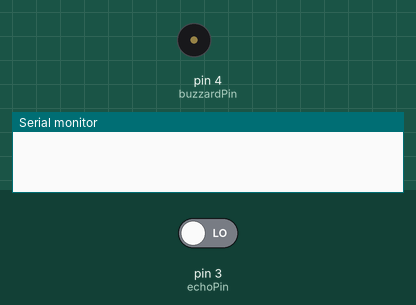
Bench run of a sketch on a simulated Arduino Uno, built with avr-gcc and run on an emulated ATmega328P. Parts: buzzer (waves = sounding, pin HIGH), the last lines printed to the serial monitor. The test bench sets the inputs (shaded band); at power-on: pin 3 (echoPin) LOW. Pins used as bus, display or sensor lines are not drawn.

Above: at 0.1 s.
At 1.2 s:
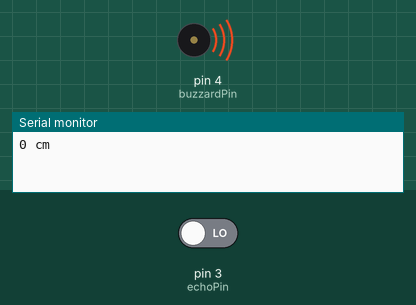
Timing chart, 0 to 2.7 s (numbered marks = the images above):
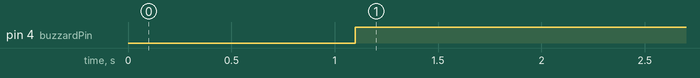

Measured:
- by itself, pin 4 (buzzardPin): LOW → HIGH at 1.1 s

The sketch:

BuzzardOnUltrasonicSensor.ino
```cpp
#define trigPin 2
#define echoPin 3

#define buzzardPin 4

int pingTravelTime;
void setup() {
  pinMode(trigPin, OUTPUT);
  pinMode(echoPin, INPUT);
  pinMode(buzzardPin, OUTPUT);
  Serial.begin(9600);
}

void loop() {
  //Send supersonic signal
  delay(100);
  digitalWrite(trigPin, LOW);
  delayMicroseconds(10);
  digitalWrite(trigPin, HIGH);
  delayMicroseconds(10);

  //Read supersonic signal
  pingTravelTime = pulseIn(echoPin, HIGH)/29/2;
  Serial.print(pingTravelTime); //print centimeters infront (can go without)
  Serial.println(" cm");

  if(pingTravelTime < 50) digitalWrite(buzzardPin, HIGH);
  else digitalWrite(buzzardPin, LOW);
}
```
